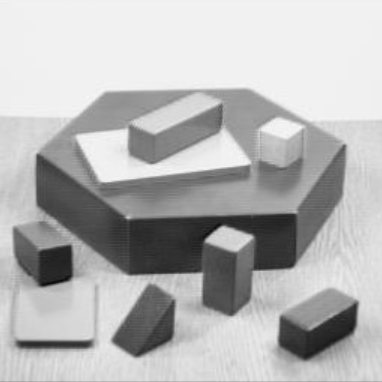
#> input picture expriment_2/Explore/obj_8bit.png, 382 x 382 px
$ python test_DoG.py
#> lines starting #> are read from the running program, lines starting #| are printed output that depends on the picture
#> further down, pil_im is the input picture: PIL image 382x382 L; min 4, max 251, mean 182.2
from PIL import Image
from PIL import ImageFilter
import numpy as np
import matplotlib.pyplot as plt
from matplotlib import cm
import os


def k_largest_index_argpartition_v2(a, k):
    idx = np.argpartition(a.ravel(),a.size-k)[-k:]
    return np.column_stack(np.unravel_index(idx, a.shape))

def DoG_Corner_Dection(img=None,thershold = 5.0,sigma = 2**(0.5),num_DoG_images =4,m=1.5,
                       filename = 'obj',top_k_range = [5,10,20,30,40,80,160]
                        ):
#> called with thershold = 5, sigma = 1.41, num_DoG_images = 4, m = 1.5, filename = 'obj'
    gaussian_images = []
    DoG_images = []
    gaussian_images.append(img)
    num_guassian_images=num_DoG_images+1

    # 根据论文中的结论，sigma的大小由噪声情况确定。
    # 添加高斯模糊的图片
    dir_name = "DoG_"+filename + '_sigma_' + str(int(sigma)) + '_T_' + str(thershold)+"_m_"+str(m)
    os.mkdir(dir_name)
    os.mkdir(dir_name+'/DoG_pic')
    for i in range(num_guassian_images):
        r = sigma*(i+1)*m
        img_temp = pil_im.filter(ImageFilter.GaussianBlur(radius=r))
        plt.imshow(np.asarray(img_temp),cmap=cm.gray)
        name_temp = str(i)+"_sigma_"+str(int(r))
        plt.title(name_temp)
        plt.savefig(dir_name+'/DoG_pic/'+name_temp)
        gaussian_images.append(np.asarray(img_temp).astype('int32'))
#> this loop made 5 passes
#> pass 2, in DoG_Corner_Dection, `img_temp = pil_im.filter(ImageFilter.GaussianBlur(radius=r))`:
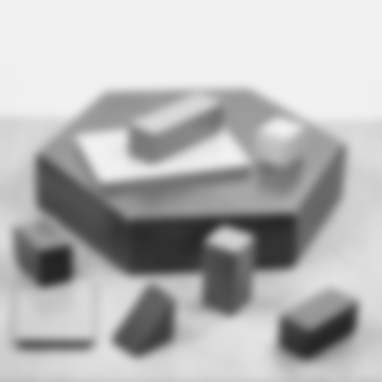
#> img_temp: PIL image 382x382 L; min 36, max 241, mean 182.1
#> pass 2, in DoG_Corner_Dection, `plt.savefig(dir_name+'/DoG_pic/'+name_temp)`:
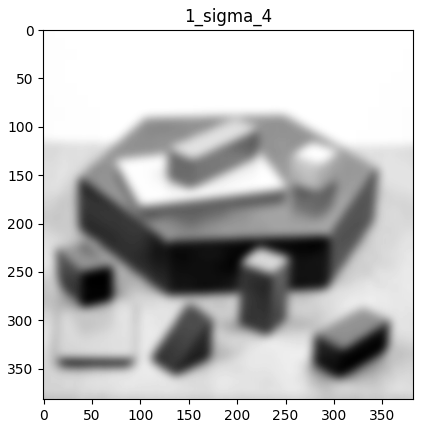
#> figure drawn by matplotlib, 1 panel
#> after the loop, gaussian_images = 6 items

    # create DoG
    # find the key point
    for k in top_k_range:
        key_points = []
        for i in range(num_DoG_images):
            DoG_images.append(abs(gaussian_images[i]-gaussian_images[i+1]))
            temp_key_point_list = k_largest_index_argpartition_v2(DoG_images[i], k)
            for j,key in enumerate(temp_key_point_list):
                if DoG_images[i][key[0]][key[1]]<thershold:
                    temp_key_point_list[j]=[0,0]
            key_points.append(temp_key_point_list)

        key_points = np.asarray(key_points)
        key_points = np.unique(key_points,axis=0)
        key_points = key_points.T

        x = key_points[0].tolist()
        y = key_points[1].tolist()
        plt.figure()
        plt.scatter(y, x, color='r')
        plt.imshow(img, cmap=cm.gray)
        fig_name = str(k)
        plt.title(fig_name)
        plt.savefig(dir_name+'/'+fig_name)
        plt.show()
#> this loop made 7 passes
#> pass 1, in DoG_Corner_Dection, `plt.savefig(dir_name+'/'+fig_name)`:
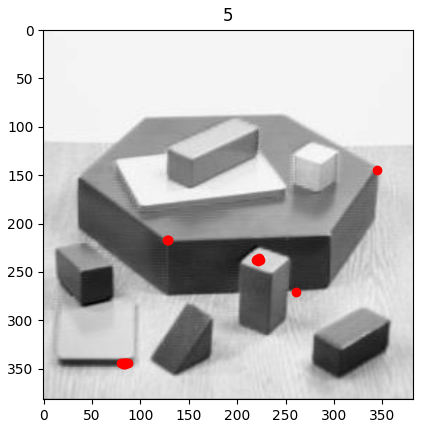
#> figure drawn by matplotlib, 1 panel
#> pass 1, in DoG_Corner_Dection, `plt.show()`:
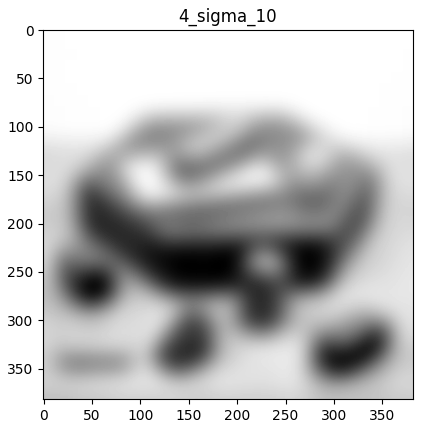
#> figure drawn by matplotlib, 1 panel
#> after the loop, DoG_images = 28 items

pil_im = Image.open('obj_8bit.png').convert('L')
img = np.asarray(pil_im)
DoG_Corner_Dection(img=img)
